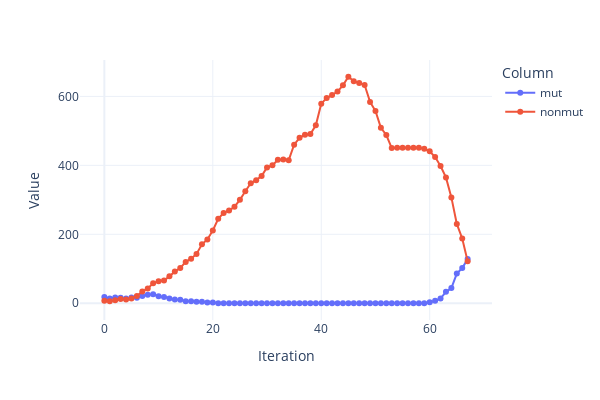

Notebook code cell kept with this figure:
### Code cell
plot_columns_vs_iteration(one_file,['mut','nonmut'])

### Figure 1 — Plotly figure (JSON) as saved in the notebook; plotly's stock layout.template omitted (floating-point values rounded to 4 significant figures)
{"data": [{"hovertemplate": "Column=mut<br>Iteration=%{x}<br>Value=%{y}<extra></extra>", "legendgroup": "mut", "line": {"color": "#636efa", "dash": "solid"}, "marker": {"symbol": "circle"}, "mode": "lines+markers", "name": "mut", "orientation": "v", "showlegend": true, "type": "scatter", "x": [0, 1, 2, 3, 4, 5, 6, 7, 8, 9, 10, 11, 12, 13, 14, 15, 16, 17, 18, 19, 20, 21, 22, 23, 24, 25, 26, 27, 28, 29, 30, 31, 32, 33, 34, 35, 36, 37, 38, 39, 40, 41, 42, 43, 44, 45, 46, 47, 48, 49, 50, 51, 52, 53, 54, 55, 56, 57, 58, 59, 60, 61, 62, 63, 64, 65, 66, 67], "xaxis": "x", "y": [18, 14, 17, 16, 14, 17, 16, 21, 25, 26, 20, 18, 14, 11, 10, 6, 6, 4, 4, 2, 2, 0, 0, 0, 0, 0, 0, 0, 0, 0, 0, 0, 0, 0, 0, 0, 0, 0, 0, 0, 0, 0, 0, 0, 0, 0, 0, 0, 0, 0, 0, 0, 0, 0, 0, 0, 0, 0, 0, 0, 3, 7, 14, 33, 44, 86, 102, 128], "yaxis": "y"}, {"hovertemplate": "Column=nonmut<br>Iteration=%{x}<br>Value=%{y}<extra></extra>", "legendgroup": "nonmut", "line": {"color": "#EF553B", "dash": "solid"}, "marker": {"symbol": "circle"}, "mode": "lines+markers", "name": "nonmut", "orientation": "v", "showlegend": true, "type": "scatter", "x": [0, 1, 2, 3, 4, 5, 6, 7, 8, 9, 10, 11, 12, 13, 14, 15, 16, 17, 18, 19, 20, 21, 22, 23, 24, 25, 26, 27, 28, 29, 30, 31, 32, 33, 34, 35, 36, 37, 38, 39, 40, 41, 42, 43, 44, 45, 46, 47, 48, 49, 50, 51, 52, 53, 54, 55, 56, 57, 58, 59, 60, 61, 62, 63, 64, 65, 66, 67], "xaxis": "x", "y": [7, 6, 9, 12, 11, 14, 21, 34, 43, 58, 64, 66, 78, 92, 102, 120, 129, 143, 171, 185, 211, 245, 262, 269, 280, 300, 325, 348, 357, 369, 394, 400, 416, 417, 415, 460, 480, 489, 491, 516, 579, 595, 604, 614, 632, 657, 644, 639, 633, 584, 558, 509, 488, 450, 451, 451, 451, 451, 451, 448, 441, 424, 398, 365, 307, 230, 188, 122], "yaxis": "y"}], "layout": {"height": 400, "legend": {"title": {"text": "Column"}, "tracegroupgap": 0}, "margin": {"t": 60}, "width": 600, "xaxis": {"anchor": "y", "domain": [0, 1], "title": {"text": "Iteration"}}, "yaxis": {"anchor": "x", "domain": [0, 1], "title": {"text": "Value"}}}}
